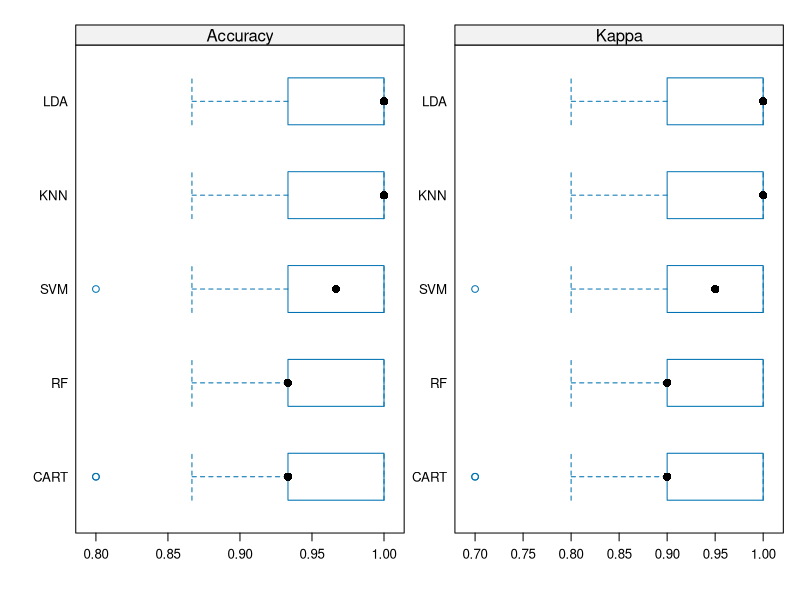
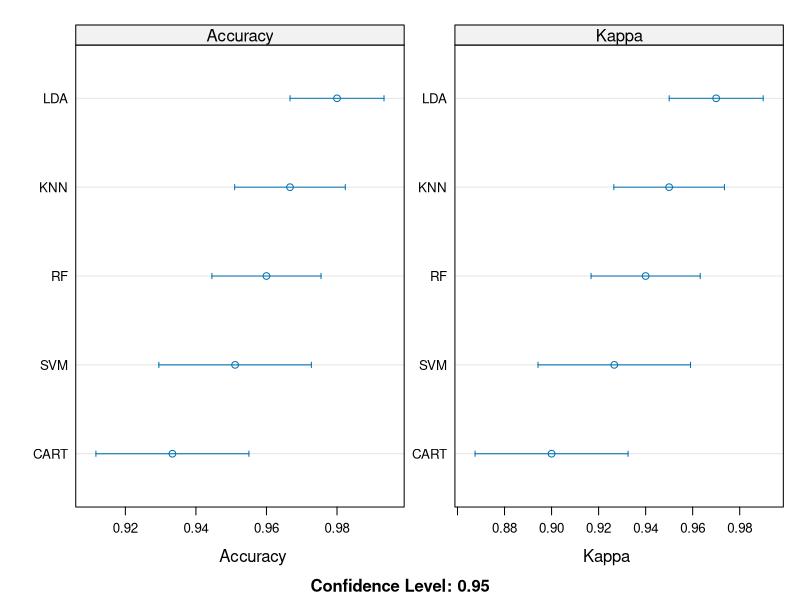
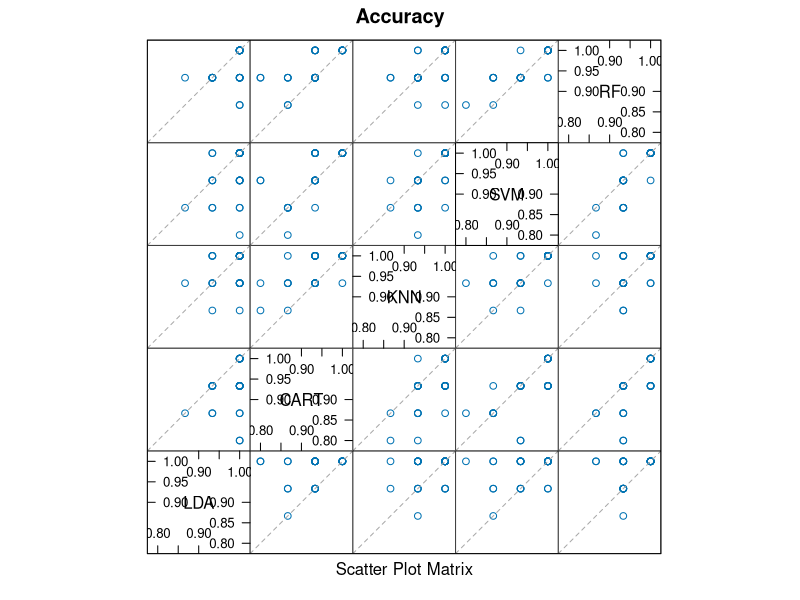
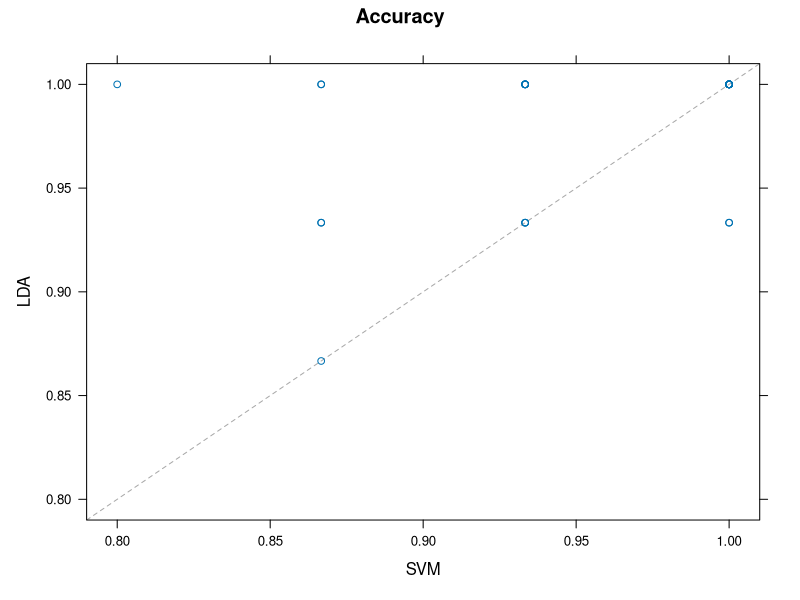
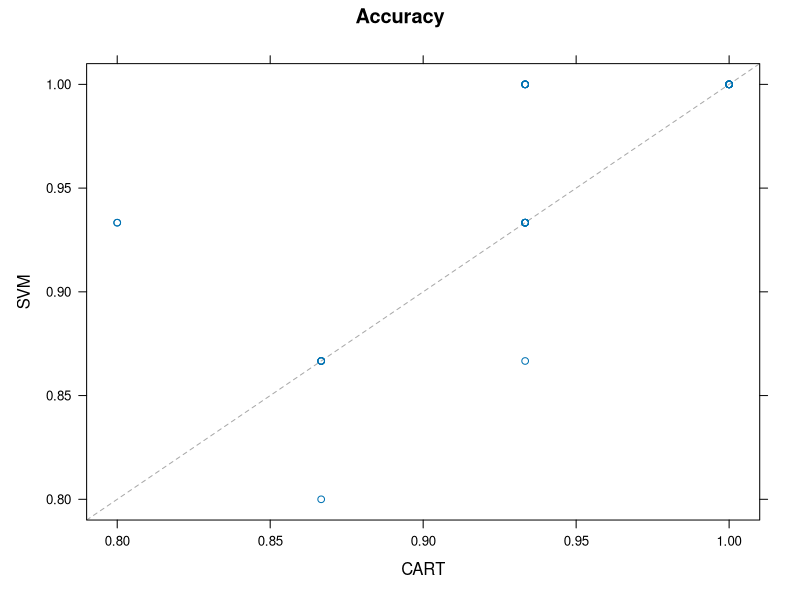

R code for these plots, in order:
# Load necessary libraries
library(caret)
library(e1071)
library(randomForest)
library(kernlab)
library(rpart)

# Load the Iris dataset (this dataset is included in R)
data(iris)

#Train the models
# Define train control
train_control <- trainControl(method = "repeatedcv", number = 10, repeats = 3)

### LDA ----
set.seed(7)
iris_model_lda <- train(Species ~ ., data = iris,
                        method = "lda", trControl = train_control)
### CART ----
set.seed(7)
iris_model_cart <- train(Species ~ ., data = iris,
                         method = "rpart", trControl = train_control)
### KNN ----
set.seed(7)
iris_model_knn <- train(Species ~ ., data = iris,
                        method = "knn", trControl = train_control)
### SVM ----
set.seed(7)
iris_model_svm <- train(Species ~ ., data = iris,
                        method = "svmRadial", trControl = train_control)
### Random Forest ----
set.seed(7)
iris_model_rf <- train(Species ~ ., data = iris,
                       method = "rf", trControl = train_control)
## Call the `resamples` Function ----
results <- resamples(list(LDA = iris_model_lda, CART = iris_model_cart,
                          KNN = iris_model_knn, SVM = iris_model_svm,
                          RF = iris_model_rf))

## 1. Table Summary ----
summary(results)

## 2. Box and Whisker Plot ----
scales <- list(x = list(relation = "free"), y = list(relation = "free"))
bwplot(results, scales = scales)

## 3. Dot Plots ----
dotplot(results, scales = scales)

## 4. Scatter Plot Matrix ----
splom(results)

## 5. Pairwise xyPlots ----
xyplot(results, models = c("LDA", "SVM"))
xyplot(results, models = c("SVM", "CART"))
